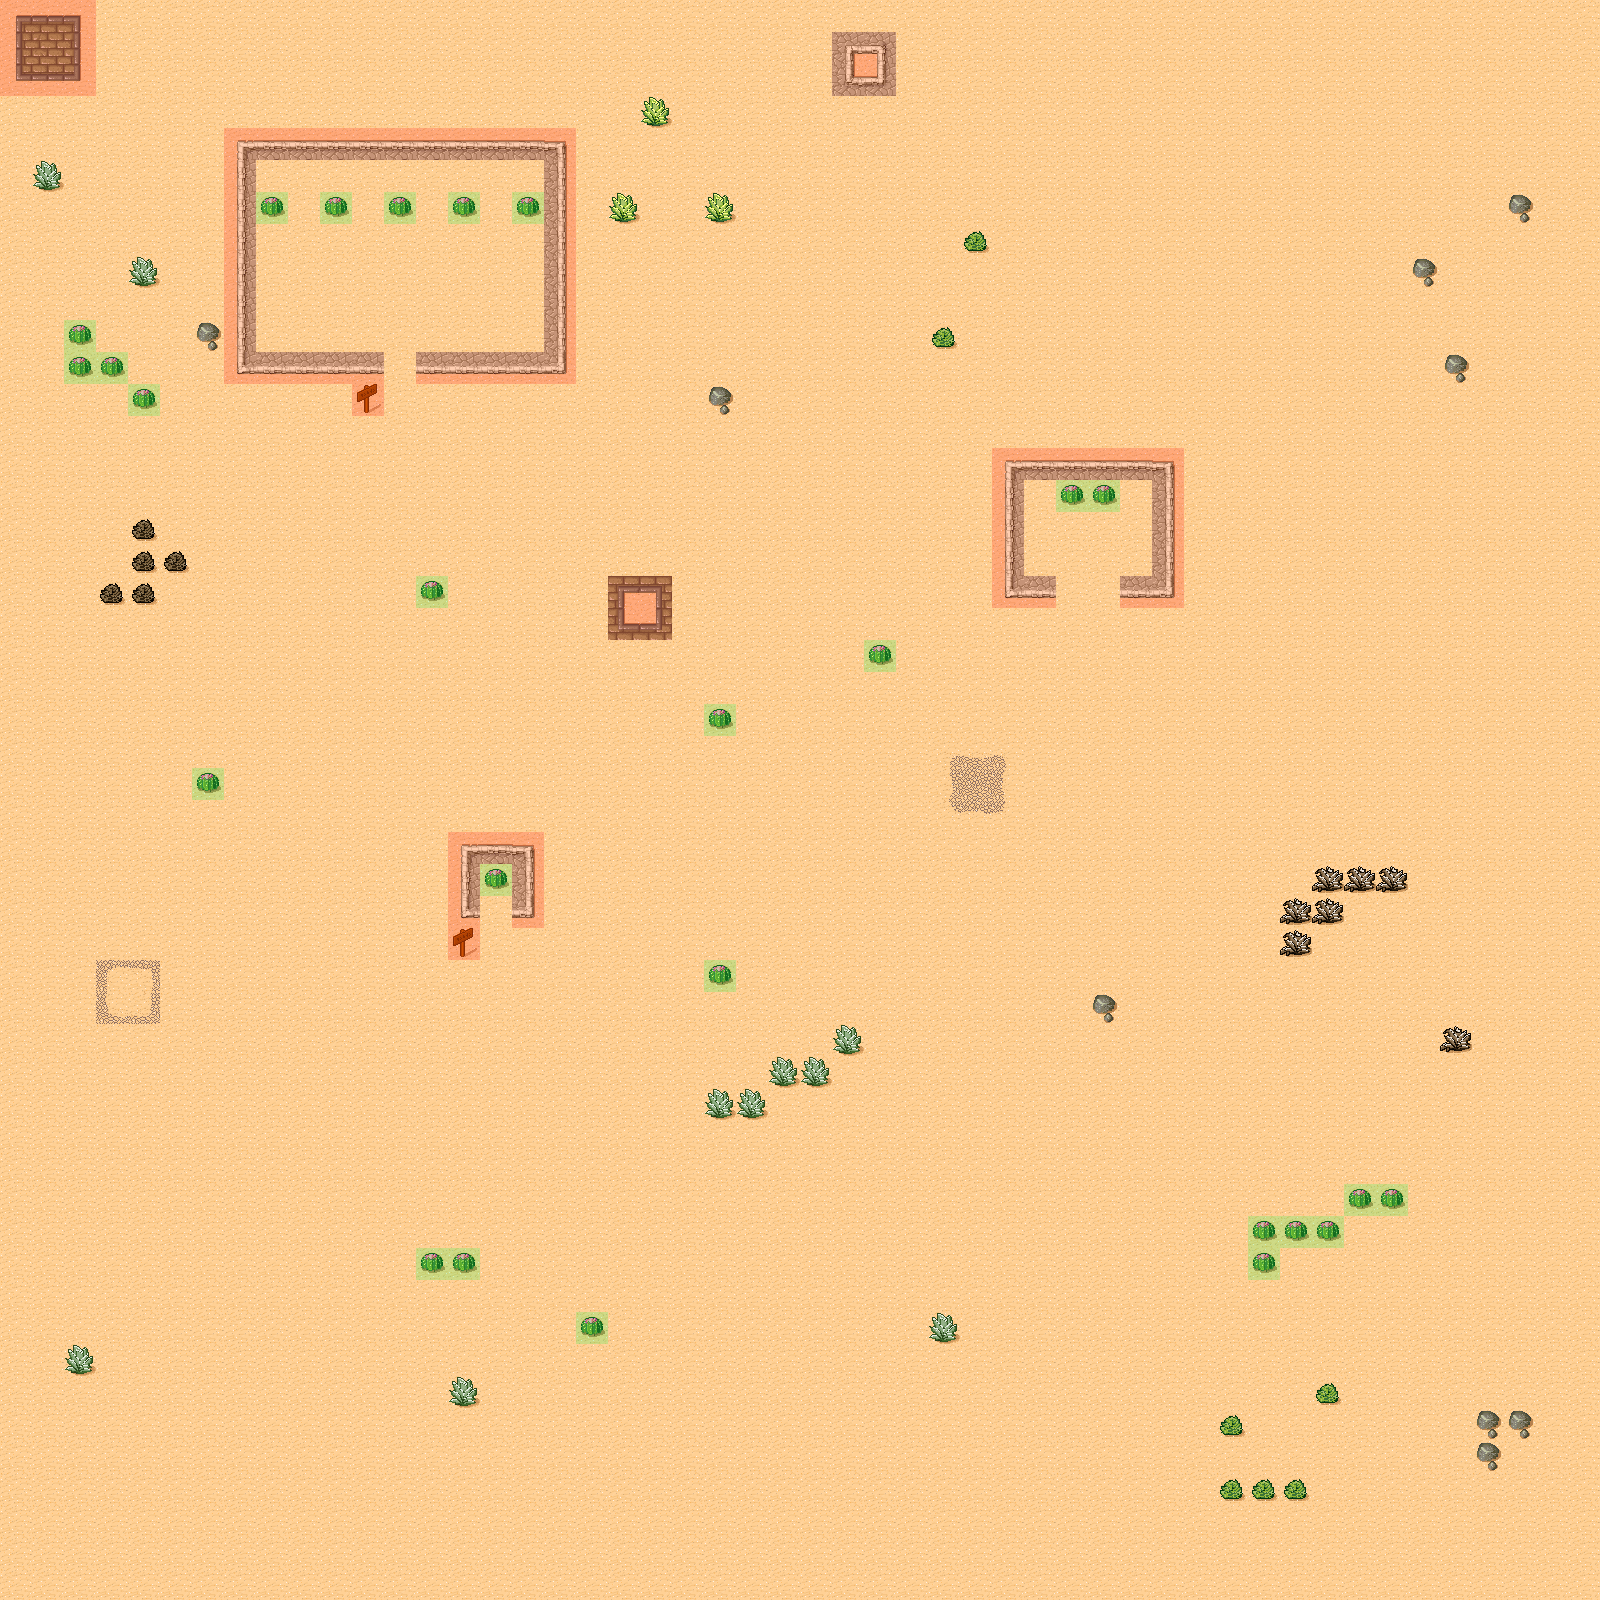

Rendered tile map (Tiled .tmx) drawn with the repository's tilesets; below, a short description and the map source with its tile grids summarised:
An orthogonal 50x50 tile map with 32x32 px tiles, 3 tile layers (Background, Foreground, Meta), 2 tilesets and 7 objects (SpawnPoint, EnemySpawn1, EnemySpawn2, EnemySpawn3, EnemySpawn4, ...).

<map version="1.0" orientation="orthogonal" width="50" height="50" tilewidth="32" tileheight="32">
 <tileset firstgid="1" name="tmw_desert_spacing" tilewidth="32" tileheight="32" spacing="1" margin="1">
  <image source="tmw_desert_spacing.png" width="265" height="199" />
 </tileset>
 <tileset firstgid="49" name="meta_tiles" tilewidth="32" tileheight="32" spacing="1" margin="1">
  <image source="meta_tiles.png" width="67" height="34" />
  <tile id="0">
   <properties>
    <property name="Collidable" value="True" />
   </properties>
  </tile>
  <tile id="1">
   <properties>
    <property name="Collectable" value="True" />
   </properties>
  </tile>
 </tileset>
 <layer name="Background" width="50" height="50">
  <data>[2500 cells, 2500 non-empty, 46 distinct tile ids]</data>
 </layer>
 <objectgroup name="Objects" width="50" height="50">
  <object name="SpawnPoint" x="392" y="400" width="40" height="38" />
  <object name="EnemySpawn1" x="261" y="1051" width="49" height="44">
   <properties>
    <property name="Enemy" value="1" />
   </properties>
  </object>
  <object name="EnemySpawn2" x="1492" y="719" width="58" height="52">
   <properties>
    <property name="Enemy" value="1" />
   </properties>
  </object>
  <object name="EnemySpawn3" x="1386" y="88" width="50" height="45">
   <properties>
    <property name="Enemy" value="1" />
   </properties>
  </object>
  <object name="EnemySpawn4" x="912" y="1405" width="59" height="49">
   <properties>
    <property name="Enemy" value="1" />
   </properties>
  </object>
  <object name="EnemySpawn5" x="828" y="836" width="62" height="57">
   <properties>
    <property name="Enemy" value="1" />
   </properties>
  </object>
  <object name="EnemySpawn6" x="1127" y="384" width="61" height="43">
   <properties>
    <property name="Enemy" value="1" />
   </properties>
  </object>
 </objectgroup>
 <layer name="Foreground" width="50" height="50">
  <data>[2500 cells, 26 non-empty, 1 distinct tile ids]</data>
 </layer>
 <layer name="Meta" width="50" height="50">
  <data>[2500 cells, 101 non-empty, 2 distinct tile ids]</data>
 </layer>
</map>
